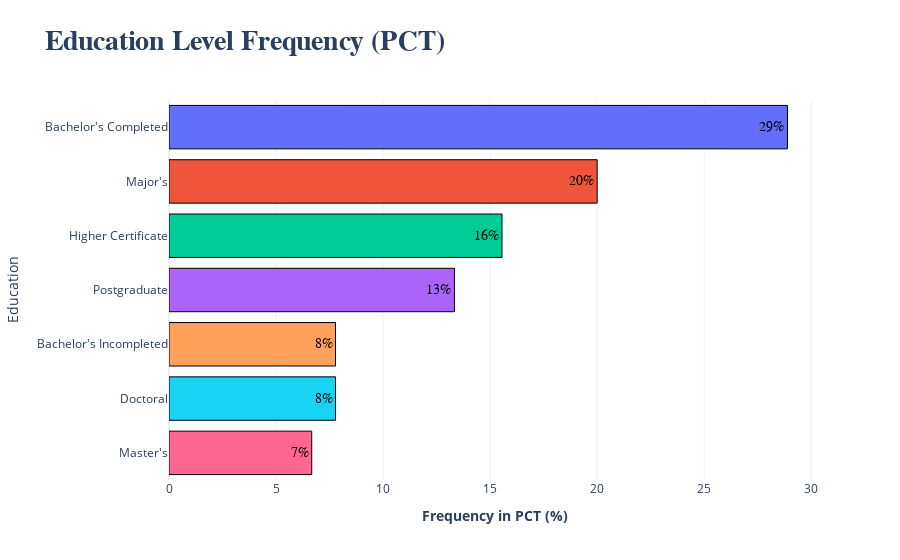

Notebook code cell kept with this figure:
### Code cell
fig = px.bar(
    data_frame=education,
    orientation='h',
    y=education.index,
    x=education,
    color=education.index,
    title='<b>Education Level Frequency (PCT)',
    template='plotly_white',
    labels= {'index':'<b>Education', 'x':'<b>Frequency in PCT (%)'},
    text=education.apply(lambda x: f'{x:0.0f}%')
)

custom_layout()

fig.update_traces(
    textfont = {
        'size':14,
        'family':'tahoma',
        'color':'#000'
    },
    hovertemplate = 'Education Level: %{y}<br>Percentage: %{x:0.01f}%',
    marker= dict(line=dict(color='#000', width=1))
)

iplot(fig)

### Figure 1 — Plotly figure (JSON) as saved in the notebook; plotly's stock layout.template omitted (floating-point values rounded to 4 significant figures)
{"data": [{"alignmentgroup": "True", "hovertemplate": "Education Level: %{y}<br>Percentage: %{x:0.01f}%", "legendgroup": "Bachelor's Completed", "marker": {"color": "#636efa", "line": {"color": "#000", "width": 1}, "pattern": {"shape": ""}}, "name": "Bachelor's Completed", "offsetgroup": "Bachelor's Completed", "orientation": "h", "showlegend": true, "text": ["29%"], "textfont": {"color": "#000", "family": "tahoma", "size": 14}, "textposition": "auto", "type": "bar", "x": [28.89], "xaxis": "x", "y": ["Bachelor's Completed"], "yaxis": "y"}, {"alignmentgroup": "True", "hovertemplate": "Education Level: %{y}<br>Percentage: %{x:0.01f}%", "legendgroup": "Major's", "marker": {"color": "#EF553B", "line": {"color": "#000", "width": 1}, "pattern": {"shape": ""}}, "name": "Major's", "offsetgroup": "Major's", "orientation": "h", "showlegend": true, "text": ["20%"], "textfont": {"color": "#000", "family": "tahoma", "size": 14}, "textposition": "auto", "type": "bar", "x": [20], "xaxis": "x", "y": ["Major's"], "yaxis": "y"}, {"alignmentgroup": "True", "hovertemplate": "Education Level: %{y}<br>Percentage: %{x:0.01f}%", "legendgroup": "Higher Certificate", "marker": {"color": "#00cc96", "line": {"color": "#000", "width": 1}, "pattern": {"shape": ""}}, "name": "Higher Certificate", "offsetgroup": "Higher Certificate", "orientation": "h", "showlegend": true, "text": ["16%"], "textfont": {"color": "#000", "family": "tahoma", "size": 14}, "textposition": "auto", "type": "bar", "x": [15.56], "xaxis": "x", "y": ["Higher Certificate"], "yaxis": "y"}, {"alignmentgroup": "True", "hovertemplate": "Education Level: %{y}<br>Percentage: %{x:0.01f}%", "legendgroup": "Postgraduate", "marker": {"color": "#ab63fa", "line": {"color": "#000", "width": 1}, "pattern": {"shape": ""}}, "name": "Postgraduate", "offsetgroup": "Postgraduate", "orientation": "h", "showlegend": true, "text": ["13%"], "textfont": {"color": "#000", "family": "tahoma", "size": 14}, "textposition": "auto", "type": "bar", "x": [13.33], "xaxis": "x", "y": ["Postgraduate"], "yaxis": "y"}, {"alignmentgroup": "True", "hovertemplate": "Education Level: %{y}<br>Percentage: %{x:0.01f}%", "legendgroup": "Bachelor's Incompleted", "marker": {"color": "#FFA15A", "line": {"color": "#000", "width": 1}, "pattern": {"shape": ""}}, "name": "Bachelor's Incompleted", "offsetgroup": "Bachelor's Incompleted", "orientation": "h", "showlegend": true, "text": ["8%"], "textfont": {"color": "#000", "family": "tahoma", "size": 14}, "textposition": "auto", "type": "bar", "x": [7.778], "xaxis": "x", "y": ["Bachelor's Incompleted"], "yaxis": "y"}, {"alignmentgroup": "True", "hovertemplate": "Education Level: %{y}<br>Percentage: %{x:0.01f}%", "legendgroup": "Doctoral", "marker": {"color": "#19d3f3", "line": {"color": "#000", "width": 1}, "pattern": {"shape": ""}}, "name": "Doctoral", "offsetgroup": "Doctoral", "orientation": "h", "showlegend": true, "text": ["8%"], "textfont": {"color": "#000", "family": "tahoma", "size": 14}, "textposition": "auto", "type": "bar", "x": [7.778], "xaxis": "x", "y": ["Doctoral"], "yaxis": "y"}, {"alignmentgroup": "True", "hovertemplate": "Education Level: %{y}<br>Percentage: %{x:0.01f}%", "legendgroup": "Master's", "marker": {"color": "#FF6692", "line": {"color": "#000", "width": 1}, "pattern": {"shape": ""}}, "name": "Master's", "offsetgroup": "Master's", "orientation": "h", "showlegend": true, "text": ["7%"], "textfont": {"color": "#000", "family": "tahoma", "size": 14}, "textposition": "auto", "type": "bar", "x": [6.667], "xaxis": "x", "y": ["Master's"], "yaxis": "y"}], "layout": {"barmode": "relative", "hoverlabel": {"bgcolor": "#111", "font": {"family": "arial", "size": 16}}, "legend": {"title": {"text": "Education"}, "tracegroupgap": 0}, "showlegend": false, "title": {"font": {"family": "tahoma", "size": 28}, "text": "<b>Education Level Frequency (PCT)"}, "xaxis": {"anchor": "y", "domain": [0, 1], "title": {"text": "<b>Frequency in PCT (%)"}}, "yaxis": {"anchor": "x", "categoryarray": ["Master's", "Doctoral", "Bachelor's Incompleted", "Postgraduate", "Higher Certificate", "Major's", "Bachelor's Completed"], "categoryorder": "array", "domain": [0, 1], "title": {"text": "Education"}}}}
